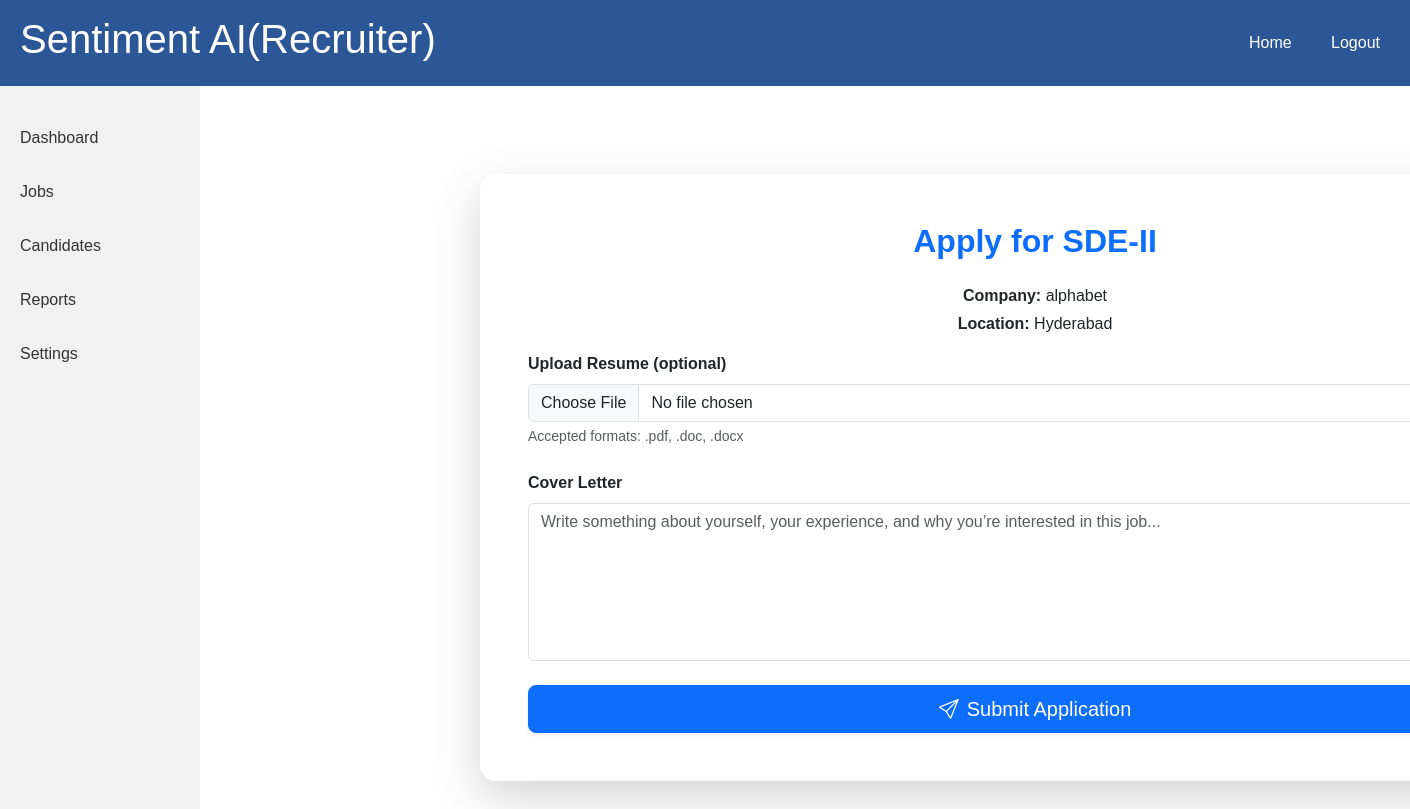
The app's page /jobs/apply/2/ (signed in) with its own data.
### jobs/models.py (models this page shows, shortened)
class Job(models.Model):
    company = models.ForeignKey(CompanyProfile, on_delete=models.CASCADE, related_name='jobs')
    title = models.CharField(max_length=200)
    description = models.TextField()
    skills_required = models.TextField(help_text="Enter comma-separated skills, e.g. Python, Django, REST API")
    location = models.CharField(max_length=100)
    salary_range = models.CharField(max_length=100, blank=True, null=True)
    experience_required = models.CharField(max_length=100, blank=True, null=True)
    created_at = models.DateTimeField(default=timezone.now)
    is_active = models.BooleanField(default=True)
    class Meta:
        ordering = ['-created_at']
        verbose_name = "Job"
        verbose_name_plural = "Jobs"

### accounts/models.py (models this page shows, shortened)
class CompanyProfile(models.Model):
    user = models.OneToOneField(User, on_delete=models.CASCADE, related_name='company_profile')
    company_name = models.CharField(max_length=200)
    industry = models.CharField(max_length=100, blank=True)
    website = models.URLField(max_length=200, blank=True, null=True)
    description = models.TextField(blank=True)

### jobs/views.py (the view, shortened to what this page needs)
# urls.py: path('apply/<int:job_id>/', views.apply_job, name='apply_job'),
@login_required
def apply_job(request, job_id):
    job = get_object_or_404(Job, id=job_id)
    try:
        candidate_profile = CandidateProfile.objects.get(user=request.user)
    except CandidateProfile.DoesNotExist:
        messages.error(request, "Access denied — only candidates can apply for jobs.")
        return redirect('job_list')
    if Application.objects.filter(candidate=candidate_profile, job=job).exists():
        messages.warning(request, "You have already applied for this job.")
        return redirect('job_detail', job_id=job.id)
    return render(request, 'jobs/apply_job.html', {'job': job})

### jobs/templates/jobs/apply_job.html (shortened to what this page needs)
{% extends 'base.html' %}
{% load static %}
{% block content %}
<div class="container my-5">
  <div class="card shadow-lg border-0 rounded-4">
    <div class="card-body p-5">
      <h2 class="text-center mb-4 text-primary fw-bold">Apply for {{ job.title }}</h2>
      <div class="mb-3 text-center">
        <p class="mb-1"><strong>Company:</strong> {{ job.company.company_name }}</p>
        <p class="mb-1"><strong>Location:</strong> {{ job.location }}</p>
      </div>
      <form method="post" enctype="multipart/form-data" class="needs-validation" novalidate>
        <div class="mb-4">
          <label for="resume" class="form-label fw-semibold">Upload Resume (optional)</label>
          <input type="file" name="resume" class="form-control" accept=".pdf,.doc,.docx">
          <div class="form-text">Accepted formats: .pdf, .doc, .docx</div>
        </div>
        <div class="mb-4">
          <label for="cover_letter" class="form-label fw-semibold">Cover Letter</label>
          <textarea
            name="cover_letter"
            class="form-control"
            rows="6"
            placeholder="Write something about yourself, your experience, and why you’re interested in this job..."
            required></textarea>
        </div>
        <div class="d-grid">
          <button type="submit" class="btn btn-primary btn-lg rounded-3 shadow-sm">
            <i class="bi bi-send me-2"></i>Submit Application
          </button>
        </div>
      </form>
    </div>
  </div>
</div>
{% endblock %}

### templates/base.html (style rules this page uses)
body { font-family: Arial, sans-serif; margin: 0; padding: 0; display: flex; flex-direction: column; }
.container { margin-left: 220px; padding: 20px; flex: 1; }

### records on screen
Job: title "SDE-II", company.company_name "alphabet", location "Hyderabad"
